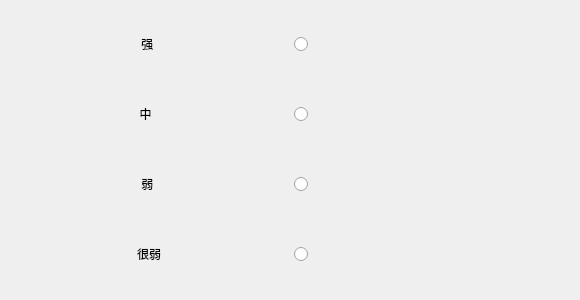
     <widget class="QWidget" name="page_37">
      <widget class="QWidget" name="layoutWidget">
       <property name="geometry">
        <rect>
         <x>10</x>
         <y>10</y>
         <width>561</width>
         <height>281</height>
        </rect>
       </property>
       <layout class="QGridLayout" name="gridLayout_8">
        <item row="0" column="0">
         <widget class="QLabel" name="label_89">
          <property name="styleSheet">
           <string notr="true">font: 18pt &quot;Sans Serif&quot;;</string>
          </property>
          <property name="text">
           <string>强 </string>
          </property>
          <property name="alignment">
           <set>Qt::AlignCenter</set>
          </property>
         </widget>
        </item>
        <item row="0" column="1">
         <widget class="QRadioButton" name="radioButton_46">
          <property name="minimumSize">
           <size>
            <width>0</width>
            <height>60</height>
           </size>
          </property>
          <property name="styleSheet">
           <string notr="true">QRadioButton{
   font: 14pt &quot;黑体&quot;;
   spacing: 10 
}  

QRadioButton::indicator { 
   width: 25px;
   height: 25px;
   image: url(:/A31/A31/logo/Radio.png);
}

QRadioButton::indicator:checked { 
image: url(:/A31/A31/logo/Radio_check.png);s
}</string>
          </property>
          <property name="text">
           <string/>
          </property>
         </widget>
        </item>
        <item row="1" column="0">
         <widget class="QLabel" name="label_90">
          <property name="styleSheet">
           <string notr="true">font: 18pt &quot;Sans Serif&quot;;</string>
          </property>
          <property name="text">
           <string>中  </string>
          </property>
          <property name="alignment">
           <set>Qt::AlignCenter</set>
          </property>
         </widget>
        </item>
        <item row="1" column="1">
         <widget class="QRadioButton" name="radioButton_49">
          <property name="minimumSize">
           <size>
            <width>0</width>
            <height>60</height>
           </size>
          </property>
          <property name="styleSheet">
           <string notr="true">QRadioButton{
   font: 14pt &quot;黑体&quot;;
   spacing: 10 
}  

QRadioButton::indicator { 
   width: 25px;
   height: 25px;
   image: url(:/A31/A31/logo/Radio.png);
}

QRadioButton::indicator:checked { 
image: url(:/A31/A31/logo/Radio_check.png);s
}</string>
          </property>
          <property name="text">
           <string/>
          </property>
         </widget>
        </item>
        <item row="2" column="0">
         <widget class="QLabel" name="label_91">
          <property name="styleSheet">
           <string notr="true">font: 18pt &quot;Sans Serif&quot;;</string>
          </property>
          <property name="text">
           <string>弱 </string>
          </property>
          <property name="alignment">
           <set>Qt::AlignCenter</set>
          </property>
         </widget>
        </item>
        <item row="2" column="1">
         <widget class="QRadioButton" name="radioButton_48">
          <property name="minimumSize">
           <size>
            <width>0</width>
            <height>60</height>
           </size>
          </property>
          <property name="styleSheet">
           <string notr="true">QRadioButton{
   font: 14pt &quot;黑体&quot;;
   spacing: 10 
}  

QRadioButton::indicator { 
   width: 25px;
   height: 25px;
   image: url(:/A31/A31/logo/Radio.png);
}

QRadioButton::indicator:checked { 
image: url(:/A31/A31/logo/Radio_check.png);s
}</string>
          </property>
          <property name="text">
           <string/>
          </property>
         </widget>
        </item>
        <item row="3" column="0">
         <widget class="QLabel" name="label_88">
          <property name="styleSheet">
           <string notr="true">font: 18pt &quot;Sans Serif&quot;;</string>
          </property>
          <property name="text">
           <string>很弱</string>
          </property>
          <property name="alignment">
           <set>Qt::AlignCenter</set>
          </property>
         </widget>
        </item>
        <item row="3" column="1">
         <widget class="QRadioButton" name="radioButton_47">
          <property name="minimumSize">
           <size>
            <width>0</width>
            <height>60</height>
           </size>
          </property>
          <property name="styleSheet">
           <string notr="true">QRadioButton{
   font: 14pt &quot;黑体&quot;;
   spacing: 10 
}  

QRadioButton::indicator { 
   width: 25px;
   height: 25px;
   image: url(:/A31/A31/logo/Radio.png);
}

QRadioButton::indicator:checked { 
image: url(:/A31/A31/logo/Radio_check.png);s
}</string>
          </property>
          <property name="text">
           <string/>
          </property>
         </widget>
        </item>
       </layout>
      </widget>
     </widget>
